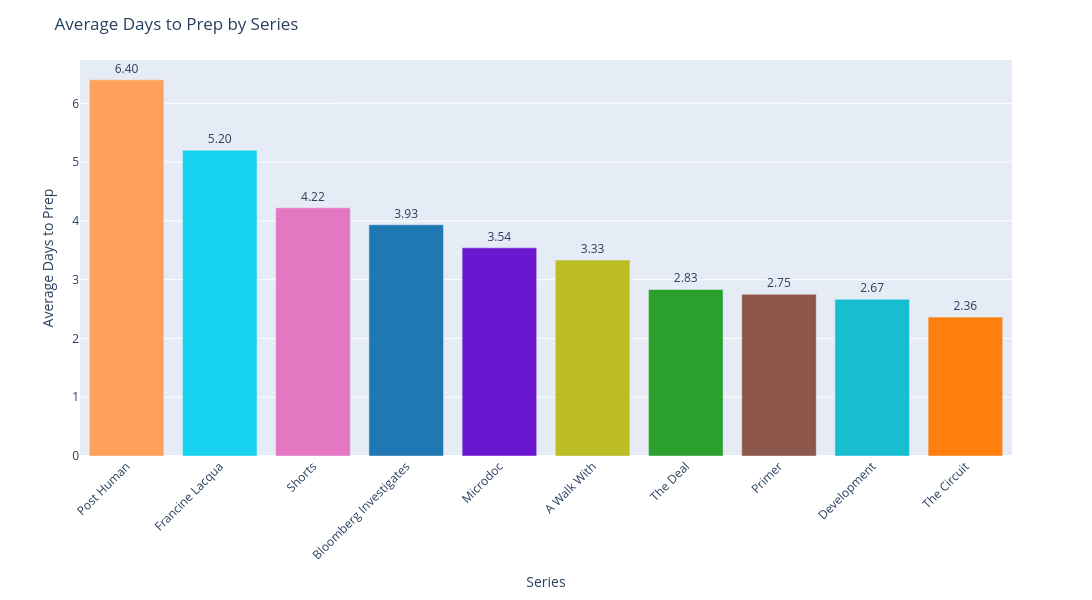

The code cell stored with this chart in its notebook:
### Code cell
plotly_barplots(avg_days_to_prep_by_series, 'Series', 'Average Days to Prep', show_color_palette)

### Figure 1 — Plotly figure (JSON) as saved in the notebook; plotly's stock layout.template omitted (floating-point values rounded to 4 significant figures)
{"data": [{"hovertemplate": "Series=%{x}<br>Average Days to Prep=%{y}<extra></extra>", "legendgroup": "Post Human", "marker": {"color": "#FFA15A", "pattern": {"shape": ""}}, "name": "Post Human", "orientation": "v", "showlegend": true, "textposition": "outside", "texttemplate": "%{y:.2f}", "type": "bar", "x": ["Post Human"], "xaxis": "x", "y": [6.4], "yaxis": "y"}, {"hovertemplate": "Series=%{x}<br>Average Days to Prep=%{y}<extra></extra>", "legendgroup": "Francine Lacqua", "marker": {"color": "#19d3f3", "pattern": {"shape": ""}}, "name": "Francine Lacqua", "orientation": "v", "showlegend": true, "textposition": "outside", "texttemplate": "%{y:.2f}", "type": "bar", "x": ["Francine Lacqua"], "xaxis": "x", "y": [5.2], "yaxis": "y"}, {"hovertemplate": "Series=%{x}<br>Average Days to Prep=%{y}<extra></extra>", "legendgroup": "Shorts", "marker": {"color": "#e377c2", "pattern": {"shape": ""}}, "name": "Shorts", "orientation": "v", "showlegend": true, "textposition": "outside", "texttemplate": "%{y:.2f}", "type": "bar", "x": ["Shorts"], "xaxis": "x", "y": [4.222], "yaxis": "y"}, {"hovertemplate": "Series=%{x}<br>Average Days to Prep=%{y}<extra></extra>", "legendgroup": "Bloomberg Investigates", "marker": {"color": "#1f77b4", "pattern": {"shape": ""}}, "name": "Bloomberg Investigates", "orientation": "v", "showlegend": true, "textposition": "outside", "texttemplate": "%{y:.2f}", "type": "bar", "x": ["Bloomberg Investigates"], "xaxis": "x", "y": [3.933], "yaxis": "y"}, {"hovertemplate": "Series=%{x}<br>Average Days to Prep=%{y}<extra></extra>", "legendgroup": "Microdoc", "marker": {"color": "#6a17cf", "pattern": {"shape": ""}}, "name": "Microdoc", "orientation": "v", "showlegend": true, "textposition": "outside", "texttemplate": "%{y:.2f}", "type": "bar", "x": ["Microdoc"], "xaxis": "x", "y": [3.542], "yaxis": "y"}, {"hovertemplate": "Series=%{x}<br>Average Days to Prep=%{y}<extra></extra>", "legendgroup": "A Walk With", "marker": {"color": "#bcbd22", "pattern": {"shape": ""}}, "name": "A Walk With", "orientation": "v", "showlegend": true, "textposition": "outside", "texttemplate": "%{y:.2f}", "type": "bar", "x": ["A Walk With"], "xaxis": "x", "y": [3.333], "yaxis": "y"}, {"hovertemplate": "Series=%{x}<br>Average Days to Prep=%{y}<extra></extra>", "legendgroup": "The Deal", "marker": {"color": "#2ca02c", "pattern": {"shape": ""}}, "name": "The Deal", "orientation": "v", "showlegend": true, "textposition": "outside", "texttemplate": "%{y:.2f}", "type": "bar", "x": ["The Deal"], "xaxis": "x", "y": [2.833], "yaxis": "y"}, {"hovertemplate": "Series=%{x}<br>Average Days to Prep=%{y}<extra></extra>", "legendgroup": "Primer", "marker": {"color": "#8c564b", "pattern": {"shape": ""}}, "name": "Primer", "orientation": "v", "showlegend": true, "textposition": "outside", "texttemplate": "%{y:.2f}", "type": "bar", "x": ["Primer"], "xaxis": "x", "y": [2.75], "yaxis": "y"}, {"hovertemplate": "Series=%{x}<br>Average Days to Prep=%{y}<extra></extra>", "legendgroup": "Development", "marker": {"color": "#17becf", "pattern": {"shape": ""}}, "name": "Development", "orientation": "v", "showlegend": true, "textposition": "outside", "texttemplate": "%{y:.2f}", "type": "bar", "x": ["Development"], "xaxis": "x", "y": [2.667], "yaxis": "y"}, {"hovertemplate": "Series=%{x}<br>Average Days to Prep=%{y}<extra></extra>", "legendgroup": "The Circuit", "marker": {"color": "#ff7f0e", "pattern": {"shape": ""}}, "name": "The Circuit", "orientation": "v", "showlegend": true, "textposition": "outside", "texttemplate": "%{y:.2f}", "type": "bar", "x": ["The Circuit"], "xaxis": "x", "y": [2.364], "yaxis": "y"}], "layout": {"barmode": "relative", "height": 600, "legend": {"title": {"text": "Series"}, "tracegroupgap": 0}, "margin": {"t": 60}, "showlegend": false, "title": {"text": "Average Days to Prep by Series"}, "uniformtext": {"minsize": 8, "mode": "hide"}, "width": 1200, "xaxis": {"anchor": "y", "categoryarray": ["Post Human", "Francine Lacqua", "Shorts", "Bloomberg Investigates", "Microdoc", "A Walk With", "The Deal", "Primer", "Development", "The Circuit"], "categoryorder": "array", "domain": [0, 1], "tickangle": -45, "title": {"text": "Series"}}, "yaxis": {"anchor": "x", "domain": [0, 1], "title": {"text": "Average Days to Prep"}}}}
